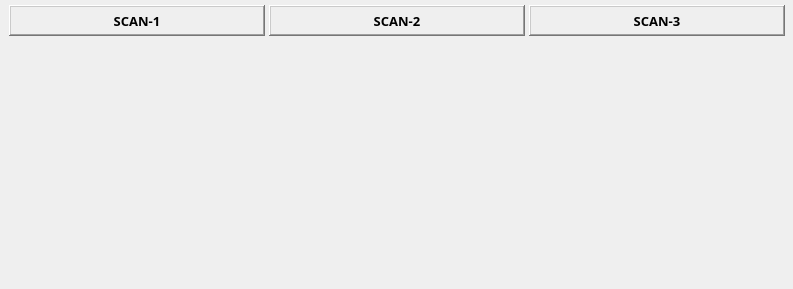
<?xml version="1.0" encoding="UTF-8"?>
<ui version="4.0">
 <class>MainWindow</class>
 <widget class="QMainWindow" name="MainWindow">
  <property name="geometry">
   <rect>
    <x>0</x>
    <y>0</y>
    <width>793</width>
    <height>289</height>
   </rect>
  </property>
  <property name="windowTitle">
   <string>HPFI Controller</string>
  </property>
  <property name="styleSheet">
   <string notr="true"/>
  </property>
  <widget class="QWidget" name="centralwidget">
   <widget class="caFrame" name="caframe">
    <property name="geometry">
     <rect>
      <x>-1</x>
      <y>0</y>
      <width>871</width>
      <height>301</height>
     </rect>
    </property>
    <property name="background">
     <color>
      <red>156</red>
      <green>156</green>
      <blue>156</blue>
     </color>
    </property>
    <property name="backgroundMode">
     <enum>caFrame::Filled</enum>
    </property>
    <widget class="caInclude" name="cainclude">
     <property name="geometry">
      <rect>
       <x>15</x>
       <y>45</y>
       <width>243</width>
       <height>231</height>
      </rect>
     </property>
     <property name="macro">
      <string notr="true">P=$(W), S=scan1, CONFIG=$(CONFIG)</string>
     </property>
     <property name="filename" stdset="0">
      <string notr="true">../scan/scan-v2.ui</string>
     </property>
    </widget>
    <widget class="caInclude" name="cainclude_2">
     <property name="geometry">
      <rect>
       <x>275</x>
       <y>45</y>
       <width>243</width>
       <height>231</height>
      </rect>
     </property>
     <property name="macro">
      <string notr="true">P=$(W), S=scan2, CONFIG=$(CONFIG)</string>
     </property>
     <property name="filename" stdset="0">
      <string notr="true">../scan/scan-v2.ui</string>
     </property>
    </widget>
    <widget class="caInclude" name="cainclude_3">
     <property name="geometry">
      <rect>
       <x>535</x>
       <y>45</y>
       <width>243</width>
       <height>231</height>
      </rect>
     </property>
     <property name="macro">
      <string notr="true">P=$(W), S=scan3, CONFIG=$(CONFIG)</string>
     </property>
     <property name="filename" stdset="0">
      <string notr="true">../scan/scan-v2.ui</string>
     </property>
    </widget>
    <widget class="caLabel" name="calabel">
     <property name="geometry">
      <rect>
       <x>10</x>
       <y>5</y>
       <width>256</width>
       <height>31</height>
      </rect>
     </property>
     <property name="font">
      <font>
       <family>Yu Mincho Demibold</family>
       <pointsize>10</pointsize>
       <weight>75</weight>
       <bold>true</bold>
      </font>
     </property>
     <property name="frameShape">
      <enum>QFrame::WinPanel</enum>
     </property>
     <property name="frameShadow">
      <enum>QFrame::Raised</enum>
     </property>
     <property name="lineWidth">
      <number>1</number>
     </property>
     <property name="midLineWidth">
      <number>1</number>
     </property>
     <property name="text">
      <string>SCAN-1</string>
     </property>
     <property name="alignment">
      <set>Qt::AlignCenter</set>
     </property>
     <property name="foreground">
      <color>
       <red>0</red>
       <green>0</green>
       <blue>0</blue>
      </color>
     </property>
     <property name="background">
      <color>
       <red>169</red>
       <green>209</green>
       <blue>239</blue>
      </color>
     </property>
    </widget>
    <widget class="caGraphics" name="cagraphics_2">
     <property name="geometry">
      <rect>
       <x>10</x>
       <y>40</y>
       <width>256</width>
       <height>241</height>
      </rect>
     </property>
     <property name="foreground">
      <color>
       <red>105</red>
       <green>105</green>
       <blue>105</blue>
      </color>
     </property>
     <property name="linestyle" stdset="0">
      <enum>caGraphics::Solid</enum>
     </property>
     <property name="fillstyle" stdset="0">
      <enum>caGraphics::Filled</enum>
     </property>
     <property name="lineSize">
      <number>2</number>
     </property>
     <property name="lineColor">
      <color>
       <red>0</red>
       <green>0</green>
       <blue>0</blue>
      </color>
     </property>
    </widget>
    <widget class="caLabel" name="calabel_2">
     <property name="geometry">
      <rect>
       <x>270</x>
       <y>5</y>
       <width>256</width>
       <height>31</height>
      </rect>
     </property>
     <property name="font">
      <font>
       <family>Yu Mincho Demibold</family>
       <pointsize>10</pointsize>
       <weight>75</weight>
       <bold>true</bold>
      </font>
     </property>
     <property name="frameShape">
      <enum>QFrame::WinPanel</enum>
     </property>
     <property name="frameShadow">
      <enum>QFrame::Raised</enum>
     </property>
     <property name="lineWidth">
      <number>1</number>
     </property>
     <property name="midLineWidth">
      <number>1</number>
     </property>
     <property name="text">
      <string>SCAN-2</string>
     </property>
     <property name="alignment">
      <set>Qt::AlignCenter</set>
     </property>
     <property name="foreground">
      <color>
       <red>0</red>
       <green>0</green>
       <blue>0</blue>
      </color>
     </property>
     <property name="background">
      <color>
       <red>169</red>
       <green>209</green>
       <blue>239</blue>
      </color>
     </property>
    </widget>
    <widget class="caLabel" name="calabel_3">
     <property name="geometry">
      <rect>
       <x>530</x>
       <y>5</y>
       <width>256</width>
       <height>31</height>
      </rect>
     </property>
     <property name="font">
      <font>
       <family>Yu Mincho Demibold</family>
       <pointsize>10</pointsize>
       <weight>75</weight>
       <bold>true</bold>
      </font>
     </property>
     <property name="frameShape">
      <enum>QFrame::WinPanel</enum>
     </property>
     <property name="frameShadow">
      <enum>QFrame::Raised</enum>
     </property>
     <property name="lineWidth">
      <number>1</number>
     </property>
     <property name="midLineWidth">
      <number>1</number>
     </property>
     <property name="text">
      <string>SCAN-3</string>
     </property>
     <property name="alignment">
      <set>Qt::AlignCenter</set>
     </property>
     <property name="foreground">
      <color>
       <red>0</red>
       <green>0</green>
       <blue>0</blue>
      </color>
     </property>
     <property name="background">
      <color>
       <red>169</red>
       <green>209</green>
       <blue>239</blue>
      </color>
     </property>
    </widget>
    <widget class="caGraphics" name="cagraphics_3">
     <property name="geometry">
      <rect>
       <x>270</x>
       <y>40</y>
       <width>256</width>
       <height>241</height>
      </rect>
     </property>
     <property name="foreground">
      <color>
       <red>105</red>
       <green>105</green>
       <blue>105</blue>
      </color>
     </property>
     <property name="linestyle" stdset="0">
      <enum>caGraphics::Solid</enum>
     </property>
     <property name="fillstyle" stdset="0">
      <enum>caGraphics::Filled</enum>
     </property>
     <property name="lineSize">
      <number>2</number>
     </property>
     <property name="lineColor">
      <color>
       <red>0</red>
       <green>0</green>
       <blue>0</blue>
      </color>
     </property>
    </widget>
    <widget class="caGraphics" name="cagraphics_4">
     <property name="geometry">
      <rect>
       <x>530</x>
       <y>40</y>
       <width>256</width>
       <height>241</height>
      </rect>
     </property>
     <property name="foreground">
      <color>
       <red>105</red>
       <green>105</green>
       <blue>105</blue>
      </color>
     </property>
     <property name="linestyle" stdset="0">
      <enum>caGraphics::Solid</enum>
     </property>
     <property name="fillstyle" stdset="0">
      <enum>caGraphics::Filled</enum>
     </property>
     <property name="lineSize">
      <number>2</number>
     </property>
     <property name="lineColor">
      <color>
       <red>0</red>
       <green>0</green>
       <blue>0</blue>
      </color>
     </property>
    </widget>
    <zorder>cagraphics_4</zorder>
    <zorder>cagraphics_3</zorder>
    <zorder>calabel</zorder>
    <zorder>cagraphics_2</zorder>
    <zorder>cainclude</zorder>
    <zorder>cainclude_2</zorder>
    <zorder>cainclude_3</zorder>
    <zorder>calabel_2</zorder>
    <zorder>calabel_3</zorder>
   </widget>
  </widget>
 </widget>
 <customwidgets>
  <customwidget>
   <class>caFrame</class>
   <extends>QFrame</extends>
   <header>caFrame</header>
   <container>1</container>
  </customwidget>
  <customwidget>
   <class>caLabel</class>
   <extends>QLabel</extends>
   <header>caLabel</header>
  </customwidget>
  <customwidget>
   <class>caGraphics</class>
   <extends>QWidget</extends>
   <header>caGraphics</header>
  </customwidget>
  <customwidget>
   <class>caInclude</class>
   <extends>QWidget</extends>
   <header>caInclude</header>
  </customwidget>
 </customwidgets>
 <resources/>
 <connections/>
</ui>
